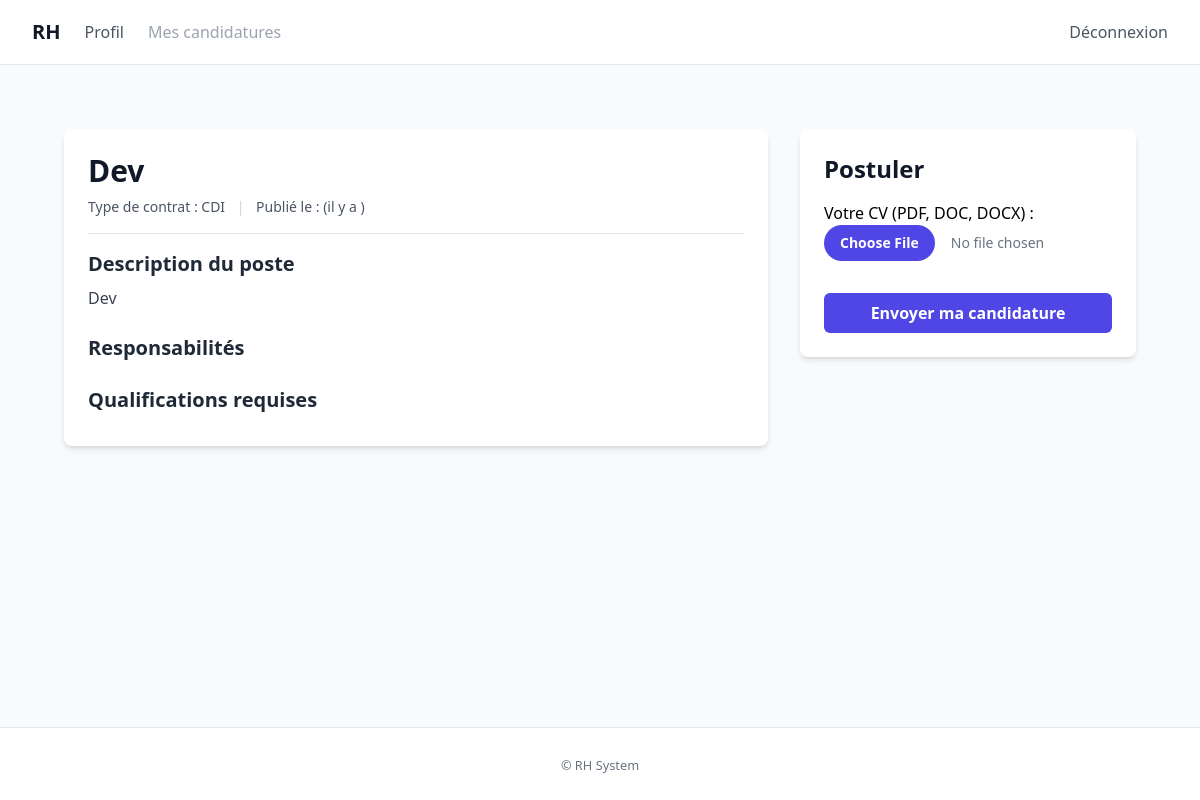
The page /recruitment/postes/1/ (signed in) on the database as committed earlier.
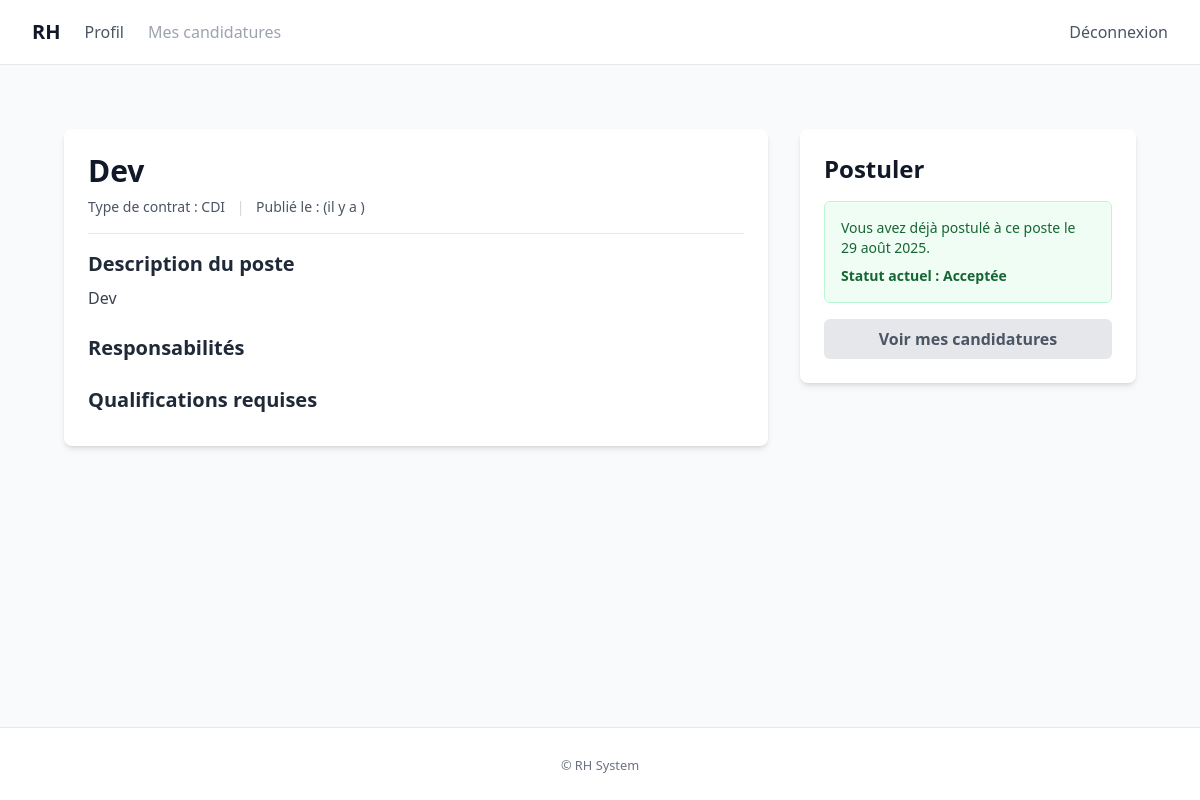
The same page on the database as committed later.
### recruitment/models.py (models this page shows, shortened)
class Candidature(models.Model):
    class Statuts(models.TextChoices):
        SOUMISE = "submitted", "Soumise"
        EN_REVUE = "in_review", "En revue"
        ENTRETIEN = "interview", "Entretien"
        ACCEPTEE = "accepted", "Acceptée"
        REFUSEE = "rejected", "Refusée"
    candidat = models.ForeignKey(User, on_delete=models.CASCADE, related_name="candidatures")
    poste = models.ForeignKey(Poste, on_delete=models.CASCADE, related_name="candidatures")
    cv_file = models.FileField(
        upload_to=upload_to_cv,
        validators=[validate_document_file],
        blank=True,
        null=True,
    )
    lettre_motivation_file = models.FileField(
        upload_to=upload_to_lettre,
        validators=[validate_document_file],
        blank=True,
        null=True,
    )
    date_soumission = models.DateTimeField(auto_now_add=True)
    statut = models.CharField(max_length=20, choices=Statuts.choices, default=Statuts.SOUMISE)
    class Meta:
        ordering = ["-date_soumission"]
        indexes = [
            models.Index(fields=["statut", "date_soumission"]),
        ]
        constraints = [
            models.UniqueConstraint(fields=["candidat", "poste"], name="unique_candidature_par_poste"),
        ]

### recruitment/views.py (the view, shortened to what this page needs)
# urls.py: path('postes/<int:pk>/', views.PosteDetailView.as_view(), name='poste_detail'),
class PosteDetailView(DetailView):
    model = Poste
    template_name = "recruitment/poste_detail.html"
    context_object_name = "poste"
    def get_context_data(self, **kwargs):
        context = super().get_context_data(**kwargs)
        context['form'] = CandidatureForm()
        if self.request.user.is_authenticated:
            context["existing_candidature"] = Candidature.objects.filter(
                poste=self.object, candidat=self.request.user
            ).first()
        return context

### recruitment/forms.py
class CandidatureForm(forms.ModelForm):
    class Meta:
        model = Candidature
        fields = ["cv_file", "lettre_motivation_file"]
        widgets = {
            "cv_file": forms.ClearableFileInput(attrs={'class': 'block w-full text-sm text-gray-500 file:mr-4 file:py-2 file:px-4 file:rounded-full file:border-0 file:text-sm file:font-semibold file:bg-primary file:text-white hover:file:bg-indigo-700'}),
            "lettre_motivation_file": forms.ClearableFileInput(attrs={'class': 'block w-full text-sm text-gray-500 file:mr-4 file:py-2 file:px-4 file:rounded-full file:border-0 file:text-sm file:font-semibold file:bg-primary file:text-white hover:file:bg-indigo-700'}),
        }
        labels = {
            "cv_file": "Votre CV (PDF, DOC, DOCX)",
            "lettre_motivation_file": "Lettre de motivation (optionnel)",
        }

### recruitment/templates/recruitment/poste_detail.html (shortened to what this page needs)
{% extends "accounts/base.html" %}
{% block content %}
<div class="max-w-7xl mx-auto px-4 sm:px-6 lg:px-8 py-8">
    <div class="grid grid-cols-1 lg:grid-cols-3 gap-8">
        <div class="lg:col-span-2">
            <div class="bg-white p-6 rounded-lg shadow-md">
                <div class="border-b border-gray-200 pb-4 mb-4">
                    <h1 class="text-3xl font-bold text-gray-900">{{ poste.titre }}</h1>
                    <p class="mt-2 text-sm text-gray-600">
                        <span class="font-medium">Type de contrat :</span> {{ poste.get_type_contrat_display }}
                        <span class="mx-2 text-gray-300">|</span>
                        <span class="font-medium">Publié le :</span> {{ poste.date_publication|date:"d F Y" }} (il y a {{ poste.date_publication|timesince }})
                    </p>
                </div>
                <div class="space-y-6 text-gray-700">
                    <div>
                        <h2 class="text-xl font-semibold text-gray-800 mb-2">Description du poste</h2>
                        <div class="prose max-w-none">{{ poste.description|linebreaks }}</div>
                    </div>
                    <div>
                        <h2 class="text-xl font-semibold text-gray-800 mb-2">Responsabilités</h2>
                    </div>
                    <div>
                        <h2 class="text-xl font-semibold text-gray-800 mb-2">Qualifications requises</h2>
                    </div>
                </div>
            </div>
        </div>
        <div class="lg:col-span-1">
            <div class="bg-white p-6 rounded-lg shadow-md sticky top-8">
                <h2 class="text-2xl font-bold text-gray-900 mb-4">Postuler</h2>
                {% if user.is_authenticated %}
                    {% if user.profile.role == 'candidate' %}
                        {% if existing_candidature %}
                            <div class="bg-green-50 border border-green-200 text-green-800 p-4 rounded-md text-sm">
                                <p>Vous avez déjà postulé à ce poste le {{ existing_candidature.date_soumission|date:"d F Y" }}.</p>
                                <p class="font-bold mt-2">Statut actuel : {{ existing_candidature.get_statut_display }}</p>
                            </div>
                            <a href="{% url 'recruitment:user_candidatures' %}" class="mt-4 inline-block w-full text-center bg-gray-200 text-gray-600 font-bold py-2 px-4 rounded-md">
                                Voir mes candidatures
                            </a>
                        {% else %}
                            <form method="post" enctype="multipart/form-data" class="space-y-4">
                                <div>
                                    {{ form.cv_file.label_tag }}
                                    {{ form.cv_file }}
                                </div>
                                <button type="submit" class="w-full bg-primary text-white font-bold py-2 px-4 rounded-md hover:bg-indigo-700 focus:outline-none focus:ring-2 focus:ring-offset-2 focus:ring-primary transition duration-300">
                                    Envoyer ma candidature
                                </button>
                            </form>
                        {% endif %}
                    {% else %}
                        <p class="text-sm text-gray-600 bg-yellow-50 border border-yellow-200 p-4 rounded-md">Seuls les candidats peuvent postuler. Votre rôle actuel est : <strong>{{ user.profile.get_role_display }}</strong>.</p>
                    {% endif %}
                {% else %}
                    <p class="text-sm text-gray-600">Vous devez être <a href="{% url 'accounts:login' %}?next={{ request.path }}" class="text-primary hover:underline font-medium">connecté</a> en tant que candidat pour postuler.</p>
                {% endif %}
            </div>
        </div>
    </div>
</div>
{% endblock %}

Rows that differ between the two databases and show on the page:
added Candidature: date_soumission "29 août 2025", statut "Acceptée"
Other text that changed with them:
text no longer shown: "Votre CV (PDF, DOC, DOCX) : Envoyer ma candidature"
text now shown: "Vous avez déjà postulé à ce poste le . Statut actuel : Voir mes candidatures"
